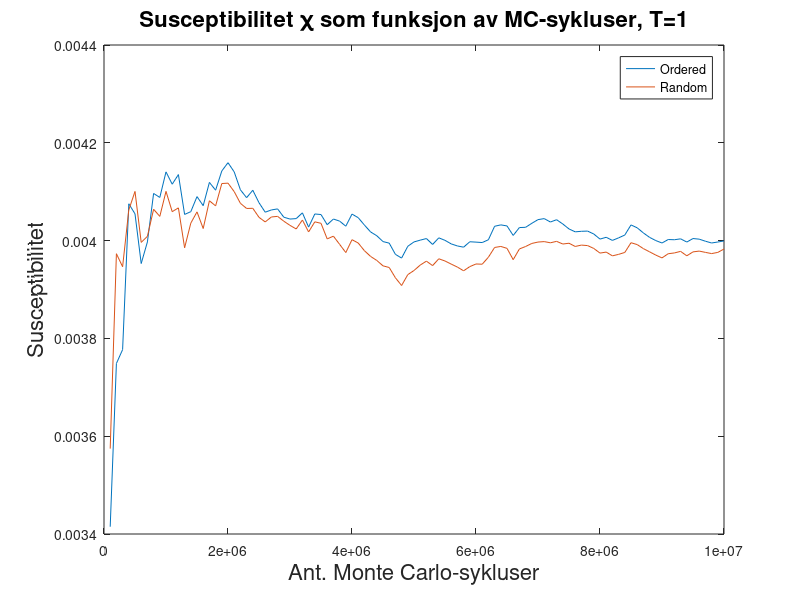
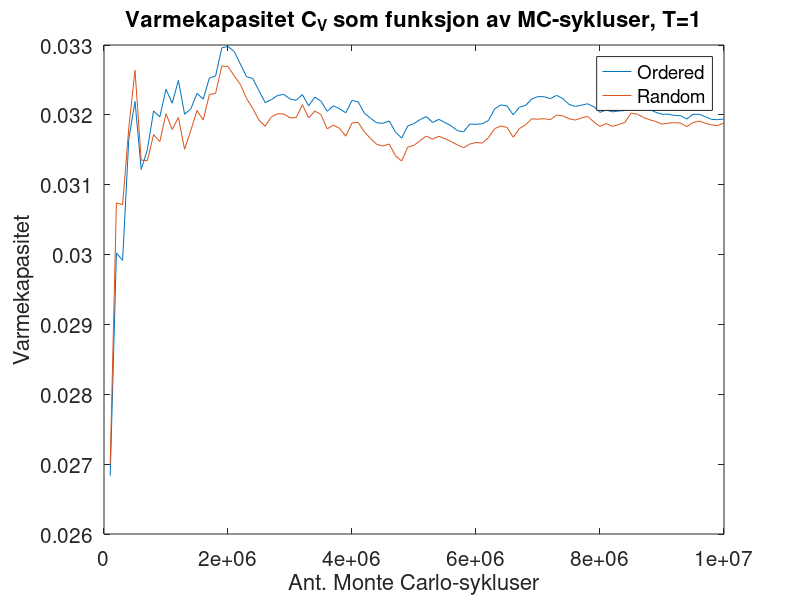
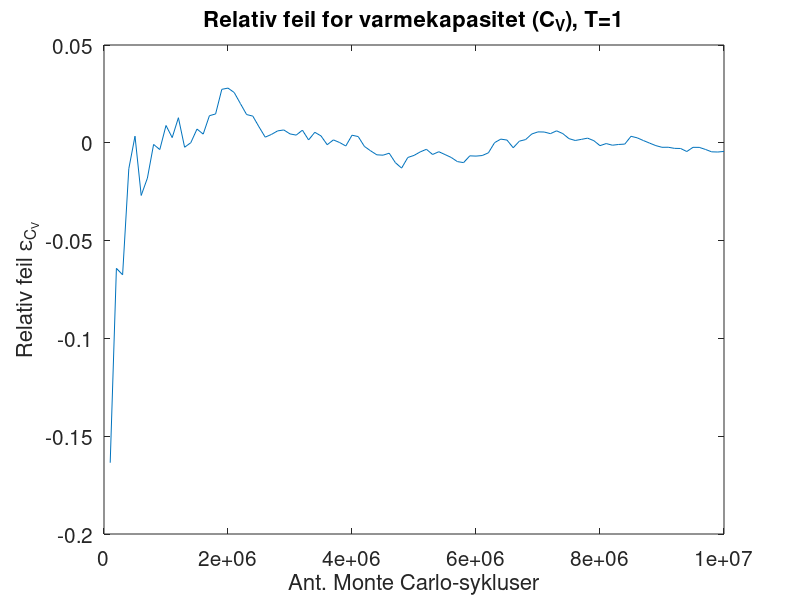
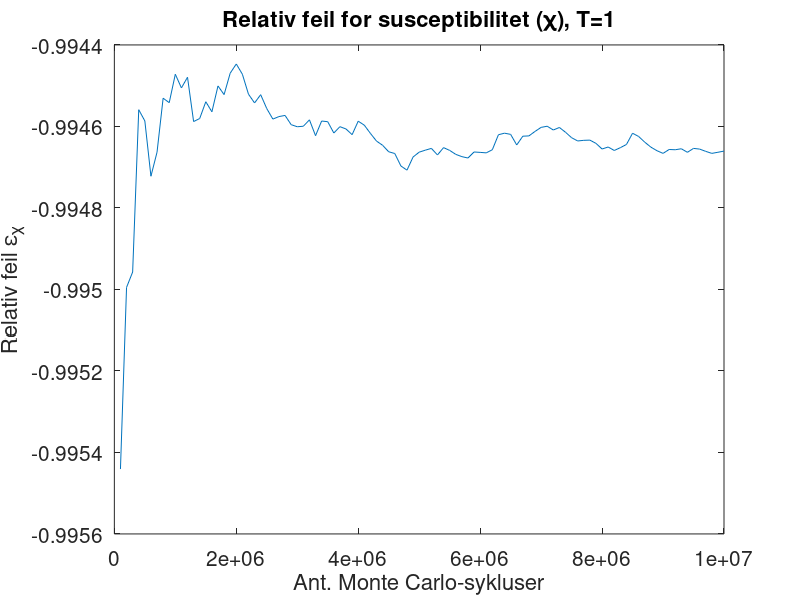

Reproduce these figures in MATLAB, in order.
MC = [100000, 200000, 300000, 400000, 500000, 600000, 700000, 800000, 900000, 1e+06, 1.1e+06, 1.2e+06, 1.3e+06, 1.4e+06, 1.5e+06, 1.6e+06, 1.7e+06, 1.8e+06, 1.9e+06, 2e+06, 2.1e+06, 2.2e+06, 2.3e+06, 2.4e+06, 2.5e+06, 2.6e+06, 2.7e+06, 2.8e+06, 2.9e+06, 3e+06, 3.1e+06, 3.2e+06, 3.3e+06, 3.4e+06, 3.5e+06, 3.6e+06, 3.7e+06, 3.8e+06, 3.9e+06, 4e+06, 4.1e+06, 4.2e+06, 4.3e+06, 4.4e+06, 4.5e+06, 4.6e+06, 4.7e+06, 4.8e+06, 4.9e+06, 5e+06, 5.1e+06, 5.2e+06, 5.3e+06, 5.4e+06, 5.5e+06, 5.6e+06, 5.7e+06, 5.8e+06, 5.9e+06, 6e+06, 6.1e+06, 6.2e+06, 6.3e+06, 6.4e+06, 6.5e+06, 6.6e+06, 6.7e+06, 6.8e+06, 6.9e+06, 7e+06, 7.1e+06, 7.2e+06, 7.3e+06, 7.4e+06, 7.5e+06, 7.6e+06, 7.7e+06, 7.8e+06, 7.9e+06, 8e+06, 8.1e+06, 8.2e+06, 8.3e+06, 8.4e+06, 8.5e+06, 8.6e+06, 8.7e+06, 8.8e+06, 8.9e+06, 9e+06, 9.1e+06, 9.2e+06, 9.3e+06, 9.4e+06, 9.5e+06, 9.6e+06, 9.7e+06, 9.8e+06, 9.9e+06, 1e+07, ];
e_var = [0.0268348, 0.0300234, 0.0299172, 0.0316571, 0.032191, 0.0312188, 0.0315034, 0.0320555, 0.0319714, 0.0323663, 0.0321678, 0.0324937, 0.0320096, 0.032084, 0.0323078, 0.0322248, 0.0325265, 0.0325557, 0.0329592, 0.0329797, 0.0329073, 0.0327255, 0.0325457, 0.0325203, 0.032344, 0.032175, 0.0322193, 0.0322775, 0.0322932, 0.0322282, 0.0322084, 0.0322896, 0.0321292, 0.0322547, 0.0321955, 0.0320511, 0.0321298, 0.032087, 0.03203, 0.0322069, 0.0321848, 0.0320233, 0.0319508, 0.0318853, 0.0318793, 0.0319117, 0.0317563, 0.0316671, 0.0318417, 0.0318754, 0.0319329, 0.0319758, 0.0318909, 0.031936, 0.0318896, 0.0318421, 0.0317738, 0.0317574, 0.0318685, 0.0318643, 0.0318733, 0.031918, 0.0320852, 0.0321427, 0.0321272, 0.0320012, 0.0321096, 0.0321352, 0.032227, 0.0322615, 0.0322592, 0.0322326, 0.0322787, 0.0322332, 0.0321506, 0.0321205, 0.0321388, 0.0321587, 0.0321175, 0.0320356, 0.0320698, 0.0320429, 0.032055, 0.0320612, 0.0321891, 0.0321639, 0.0321192, 0.0320772, 0.0320363, 0.0320086, 0.0320096, 0.0319914, 0.0319891, 0.0319394, 0.0320081, 0.0320074, 0.0319738, 0.0319344, 0.0319312, 0.0319408, ];
m_var = [0.00341489, 0.00374872, 0.00377703, 0.0040753, 0.00405472, 0.00395312, 0.00399726, 0.00409643, 0.00408827, 0.00414053, 0.00411534, 0.00413501, 0.00405353, 0.00405917, 0.00408996, 0.00407143, 0.004119, 0.00410311, 0.00414239, 0.00415935, 0.0041405, 0.00410387, 0.0040878, 0.00410298, 0.00407745, 0.0040581, 0.0040627, 0.00406483, 0.00404788, 0.00404406, 0.00404499, 0.00405676, 0.00402763, 0.00405447, 0.00405329, 0.00403251, 0.00404411, 0.00403988, 0.00402947, 0.00405422, 0.00404688, 0.00403185, 0.00401772, 0.00400992, 0.003998, 0.00399485, 0.0039719, 0.00396425, 0.00398843, 0.00399729, 0.00400091, 0.00400421, 0.00399215, 0.00400564, 0.00400052, 0.00399327, 0.00398907, 0.00398656, 0.00399764, 0.0039969, 0.00399601, 0.00400175, 0.0040293, 0.00403215, 0.00403001, 0.00401057, 0.00402667, 0.00402719, 0.00403536, 0.00404287, 0.00404498, 0.00403802, 0.00404272, 0.00403396, 0.00402385, 0.00401793, 0.00401903, 0.00401946, 0.00401344, 0.0040031, 0.00400678, 0.00400041, 0.00400561, 0.0040114, 0.00403206, 0.00402615, 0.00401568, 0.00400658, 0.00400004, 0.00399509, 0.0040022, 0.00400177, 0.00400361, 0.00399703, 0.00400422, 0.00400296, 0.00399875, 0.00399513, 0.00399712, 0.00399928, ];
mean_mag = [0.99887, 0.998748, 0.998745, 0.998659, 0.998651, 0.998688, 0.998675, 0.998647, 0.99865, 0.998633, 0.998641, 0.998631, 0.998655, 0.998653, 0.998643, 0.998648, 0.998633, 0.998635, 0.99862, 0.998617, 0.998622, 0.998632, 0.998638, 0.998636, 0.998644, 0.998651, 0.998649, 0.998648, 0.99865, 0.998652, 0.998652, 0.998649, 0.998657, 0.99865, 0.998651, 0.998658, 0.998654, 0.998656, 0.998659, 0.998651, 0.998652, 0.998658, 0.998662, 0.998665, 0.998667, 0.998667, 0.998674, 0.998677, 0.998669, 0.998667, 0.998665, 0.998664, 0.998668, 0.998665, 0.998666, 0.998669, 0.998671, 0.998671, 0.998667, 0.998668, 0.998667, 0.998666, 0.998657, 0.998656, 0.998656, 0.998662, 0.998657, 0.998657, 0.998653, 0.998652, 0.998651, 0.998653, 0.998651, 0.998654, 0.998657, 0.998659, 0.998658, 0.998658, 0.998659, 0.998663, 0.998662, 0.998663, 0.998662, 0.998661, 0.998655, 0.998656, 0.998659, 0.998661, 0.998663, 0.998665, 0.998664, 0.998664, 0.998664, 0.998666, 0.998663, 0.998663, 0.998665, 0.998666, 0.998666, 0.998665, ];
time_used = [0.069621, 0.142336, 0.212596, 0.279609, 0.344169, 0.408298, 0.475745, 0.543918, 0.610429, 0.681202, 0.751358, 0.818808, 0.884417, 0.950249, 1.02004, 1.08954, 1.15995, 1.22675, 1.292, 1.35673, 1.42203, 1.48812, 1.55105, 1.61881, 1.68611, 1.75195, 1.82125, 1.88994, 1.95276, 2.01558, 2.08469, 2.1507, 2.21825, 2.28325, 2.34694, 2.41518, 2.47793, 2.54052, 2.60354, 2.66866, 2.73471, 2.80048, 2.86346, 2.92628, 2.99034, 3.05613, 3.12526, 3.19075, 3.25879, 3.32755, 3.39093, 3.45398, 3.51994, 3.58589, 3.65181, 3.71667, 3.78542, 3.85575, 3.9191, 3.98724, 4.05332, 4.11869, 4.18467, 4.25214, 4.31813, 4.3842, 4.4501, 4.51793, 4.58333, 4.64889, 4.71429, 4.77868, 4.84725, 4.91264, 4.97531, 5.04298, 5.11347, 5.18032, 5.24646, 5.31348, 5.38291, 5.44883, 5.51455, 5.58262, 5.64867, 5.71615, 5.78546, 5.84828, 5.91732, 5.98653, 6.05971, 6.129, 6.1982, 6.26515, 6.33045, 6.39907, 6.46664, 6.53297, 6.59978, 6.67068, ];
accepted_states = [0.00682, 0.00434, 0.00260667, 0.00224, 0.001796, 0.0011, 0.00122, 0.0010725, 0.000875556, 0.00089, 0.000687273, 0.000731667, 0.000518462, 0.000612857, 0.000574667, 0.00048375, 0.000557647, 0.000448889, 0.000507368, 0.000408, 0.000358095, 0.000348182, 0.000309565, 0.000326667, 0.0002856, 0.000286923, 0.000312593, 0.000301429, 0.000281379, 0.000256667, 0.000263871, 0.000285, 0.00019697, 0.000260588, 0.000216, 0.000184444, 0.000231892, 0.000202105, 0.000190769, 0.0002425, 0.000197561, 0.00015619, 0.000165581, 0.000167273, 0.000180889, 0.000172174, 0.000137021, 0.0001425, 0.000195918, 0.0001728, 0.000169412, 0.000166538, 0.000133585, 0.000155185, 0.000135636, 0.000132857, 0.000127018, 0.00012931, 0.000149831, 0.000136, 0.00013541, 0.000147097, 0.000167937, 0.000136562, 0.000121538, 8.72727e-05, 0.000145672, 0.000125, 0.000138551, 0.000121429, 0.00011831, 0.000105556, 0.000121096, 0.000106216, 9.78667e-05, 9.73684e-05, 0.000107792, 0.000106154, 8.91139e-05, 8.35e-05, 0.000105679, 8.92683e-05, 0.000100482, 0.000100238, 0.000125176, 8.7907e-05, 8.16092e-05, 8.40909e-05, 8.29213e-05, 7.88889e-05, 9.45055e-05, 8.56522e-05, 8.47312e-05, 7.3617e-05, 9.72632e-05, 8.64583e-05, 7.4433e-05, 7.36735e-05, 7.93939e-05, 8.64e-05, ];
probability = [-8, -8, -8, -8, -8, -8, -8, -8, -8, -8, -8, -8, -8, -8, -8, -8, -8, -8, -8, -8, -8, -8, -8, -8, -8, -8, -8, -8, -8, -8, -8, -8, -8, -8, -8, -8, -8, -8, -8, -8, -8, -8, -8, -8, -8, -8, -8, -8, -8, -8, -8, -8, -8, -8, -8, -8, -8, -8, -8, -8, -8, -8, -8, -8, -8, -8, -8, -8, -8, -8, -8, -8, -8, -8, -8, -8, -8, -8, -8, -8, -8, -8, -8, -8, -8, -8, -8, -8, -8, -8, -8, -8, -8, -8, -8, -8, -8, -8, -8, -8, ];
avg_energy = [-7.98656, -7.98496, -7.98501, -7.98414, -7.98387, -7.98436, -7.98422, -7.98394, -7.98398, -7.98378, -7.98388, -7.98372, -7.98396, -7.98393, -7.98381, -7.98386, -7.9837, -7.98369, -7.98349, -7.98348, -7.98351, -7.9836, -7.98369, -7.98371, -7.9838, -7.98388, -7.98386, -7.98383, -7.98382, -7.98385, -7.98386, -7.98382, -7.9839, -7.98384, -7.98387, -7.98394, -7.9839, -7.98392, -7.98395, -7.98386, -7.98388, -7.98396, -7.98399, -7.98403, -7.98403, -7.98401, -7.98409, -7.98414, -7.98405, -7.98403, -7.984, -7.98398, -7.98402, -7.984, -7.98402, -7.98405, -7.98408, -7.98409, -7.98403, -7.98404, -7.98403, -7.98401, -7.98393, -7.9839, -7.9839, -7.98397, -7.98391, -7.9839, -7.98385, -7.98384, -7.98384, -7.98385, -7.98383, -7.98385, -7.98389, -7.98391, -7.9839, -7.98389, -7.98391, -7.98395, -7.98393, -7.98395, -7.98394, -7.98394, -7.98387, -7.98389, -7.98391, -7.98393, -7.98395, -7.98396, -7.98396, -7.98397, -7.98397, -7.984, -7.98396, -7.98396, -7.98398, -7.984, -7.984, -7.984, ];

ran_e_var = [0.0269943, 0.0307407, 0.0307141, 0.0318165, 0.0326372, 0.0313517, 0.0313441, 0.0317169, 0.0316173, 0.0320157, 0.0317911, 0.0319626, 0.0315069, 0.0317766, 0.0320635, 0.031926, 0.0322922, 0.0323078, 0.0326992, 0.0326929, 0.0325582, 0.0324358, 0.0322339, 0.0320887, 0.0319233, 0.0318379, 0.0319714, 0.0320157, 0.0320129, 0.0319572, 0.0319617, 0.0321452, 0.0319553, 0.0320532, 0.0320043, 0.0317988, 0.0318542, 0.031806, 0.0316949, 0.0318842, 0.0318932, 0.0317539, 0.0316617, 0.0315774, 0.0315535, 0.0315826, 0.0314172, 0.0313384, 0.0315392, 0.0315631, 0.0316329, 0.031697, 0.0316504, 0.031694, 0.0316579, 0.0316173, 0.0315698, 0.0315294, 0.0315822, 0.031604, 0.0315964, 0.0316713, 0.031802, 0.0318414, 0.0318208, 0.0316801, 0.0318028, 0.0318587, 0.0319429, 0.0319383, 0.031945, 0.0319316, 0.0319971, 0.0319855, 0.0319445, 0.0319255, 0.0319546, 0.0319789, 0.0318997, 0.0318344, 0.031875, 0.031835, 0.0318611, 0.0318905, 0.0320241, 0.0320101, 0.0319635, 0.0319306, 0.0319056, 0.031867, 0.0318817, 0.0318875, 0.0318829, 0.0318309, 0.031889, 0.0319111, 0.0318802, 0.0318563, 0.0318475, 0.0318834, ];
ran_m_var = [0.00357462, 0.00397319, 0.00394657, 0.00406279, 0.00410054, 0.00399635, 0.00400871, 0.00406406, 0.00404953, 0.00410068, 0.00405917, 0.00406692, 0.00398531, 0.00403571, 0.00405874, 0.00402471, 0.00408147, 0.004071, 0.0041167, 0.00411749, 0.00410017, 0.00407626, 0.00406573, 0.00406606, 0.00404759, 0.00403821, 0.00404834, 0.00404956, 0.00403968, 0.00403115, 0.0040238, 0.00404213, 0.00401769, 0.00403837, 0.00403537, 0.00400346, 0.00400909, 0.00399239, 0.00397554, 0.00400188, 0.00399509, 0.00397938, 0.00396765, 0.00395939, 0.00394839, 0.00394501, 0.00392398, 0.00390817, 0.00393043, 0.00393887, 0.0039499, 0.003958, 0.00394888, 0.00396281, 0.00395829, 0.00395196, 0.00394586, 0.00393825, 0.00394678, 0.0039522, 0.00395173, 0.00396606, 0.00398595, 0.00398808, 0.00398416, 0.00396103, 0.00398294, 0.00398792, 0.00399419, 0.00399703, 0.00399795, 0.00399553, 0.00399848, 0.00399301, 0.00399462, 0.00398803, 0.00399081, 0.00398981, 0.00398393, 0.00397445, 0.00397651, 0.00396881, 0.00397186, 0.00397579, 0.00399569, 0.00399183, 0.00398359, 0.00397701, 0.00397035, 0.00396462, 0.00397316, 0.00397478, 0.00397798, 0.00396891, 0.00397693, 0.00397855, 0.00397592, 0.00397345, 0.00397587, 0.00398282, ];
ran_mean_mag = [0.99884, 0.998695, 0.9987, 0.998657, 0.998634, 0.998678, 0.998676, 0.998659, 0.998664, 0.998647, 0.998659, 0.998654, 0.998677, 0.998663, 0.998653, 0.998662, 0.998644, 0.998646, 0.99863, 0.99863, 0.998636, 0.998642, 0.998648, 0.998651, 0.998658, 0.998661, 0.998657, 0.998656, 0.998657, 0.99866, 0.998661, 0.998654, 0.998662, 0.998657, 0.998658, 0.998668, 0.998666, 0.998669, 0.998675, 0.998666, 0.998667, 0.998673, 0.998677, 0.99868, 0.998682, 0.998682, 0.998689, 0.998693, 0.998685, 0.998683, 0.99868, 0.998677, 0.99868, 0.998677, 0.998678, 0.99868, 0.998682, 0.998684, 0.998682, 0.998681, 0.998681, 0.998677, 0.998671, 0.99867, 0.998671, 0.998677, 0.998671, 0.998669, 0.998666, 0.998666, 0.998666, 0.998666, 0.998665, 0.998666, 0.998666, 0.998668, 0.998667, 0.998666, 0.998669, 0.998672, 0.998671, 0.998673, 0.998672, 0.998671, 0.998664, 0.998665, 0.998668, 0.99867, 0.998671, 0.998673, 0.998671, 0.998671, 0.99867, 0.998673, 0.99867, 0.99867, 0.998671, 0.998672, 0.998671, 0.99867, ];
ran_accepted_states = [0.00681, 0.00434, 0.00260667, 0.00224, 0.001796, 0.0011, 0.00122, 0.0010725, 0.000875556, 0.00089, 0.000687273, 0.000731667, 0.000518462, 0.000612857, 0.000574667, 0.00048375, 0.000557647, 0.000448889, 0.000507368, 0.000408, 0.000358095, 0.000348182, 0.000309565, 0.000326667, 0.0002856, 0.000286923, 0.000312593, 0.000301429, 0.000281379, 0.000256667, 0.000263871, 0.000285, 0.00019697, 0.000260588, 0.000216, 0.000184444, 0.000231892, 0.000202105, 0.000190769, 0.0002425, 0.000197561, 0.00015619, 0.000165581, 0.000167273, 0.000180889, 0.000172174, 0.000137021, 0.0001425, 0.000195918, 0.0001728, 0.000169412, 0.000166538, 0.000133585, 0.000155185, 0.000135636, 0.000132857, 0.000127018, 0.00012931, 0.000149831, 0.000136, 0.00013541, 0.000147097, 0.000167937, 0.000136562, 0.000121538, 8.72727e-05, 0.000145672, 0.000125, 0.000138551, 0.000121429, 0.00011831, 0.000105556, 0.000121096, 0.000106216, 9.78667e-05, 9.73684e-05, 0.000107792, 0.000106154, 8.91139e-05, 8.35e-05, 0.000105679, 8.92683e-05, 0.000100482, 0.000100238, 0.000125176, 8.7907e-05, 8.16092e-05, 8.40909e-05, 8.29213e-05, 7.88889e-05, 9.45055e-05, 8.56522e-05, 8.47312e-05, 7.3617e-05, 9.72632e-05, 8.64583e-05, 7.4433e-05, 7.36735e-05, 7.93939e-05, 8.64e-05, ];
ran_probability = [0, -8, -8, -8, -8, -8, -8, -8, -8, -8, -8, -8, -8, -8, -8, -8, -8, -8, -8, -8, -8, -8, -8, -8, -8, -8, -8, -8, -8, -8, -8, -8, -8, -8, -8, -8, -8, -8, -8, -8, -8, -8, -8, -8, -8, -8, -8, -8, -8, -8, -8, -8, -8, -8, -8, -8, -8, -8, -8, -8, -8, -8, -8, -8, -8, -8, -8, -8, -8, -8, -8, -8, -8, -8, -8, -8, -8, -8, -8, -8, -8, -8, -8, -8, -8, -8, -8, -8, -8, -8, -8, -8, -8, -8, -8, -8, -8, -8, -8, -8, ];
ran_avg_energy = [-1.99662, -1.99615, -1.99615, -1.99602, -1.99591, -1.99607, -1.99607, -1.99603, -1.99604, -1.99599, -1.99602, -1.996, -1.99605, -1.99602, -1.99598, -1.996, -1.99596, -1.99595, -1.9959, -1.99591, -1.99592, -1.99594, -1.99596, -1.99598, -1.996, -1.99601, -1.996, -1.99599, -1.99599, -1.996, -1.996, -1.99597, -1.996, -1.99599, -1.99599, -1.99602, -1.99601, -1.99602, -1.99603, -1.99601, -1.99601, -1.99602, -1.99603, -1.99605, -1.99605, -1.99604, -1.99607, -1.99608, -1.99605, -1.99605, -1.99604, -1.99603, -1.99604, -1.99603, -1.99604, -1.99604, -1.99605, -1.99605, -1.99605, -1.99604, -1.99604, -1.99603, -1.99602, -1.99601, -1.99602, -1.99603, -1.99602, -1.99601, -1.996, -1.996, -1.996, -1.996, -1.99599, -1.99599, -1.996, -1.996, -1.996, -1.996, -1.99601, -1.99601, -1.99601, -1.99601, -1.99601, -1.99601, -1.99599, -1.99599, -1.996, -1.996, -1.996, -1.99601, -1.99601, -1.99601, -1.99601, -1.99601, -1.99601, -1.996, -1.99601, -1.99601, -1.99601, -1.99601, ];

sh = sinh(8);
ch = cosh(8);
energy_analytical = (-8*sh) / (ch + 3);
heat_capacity_analytical = 64*( ch / (ch + 3) - sh*sh / ( (ch + 3)^2) );
z = 4*ch + 12;
susceptibility_analytical = 1/z*( 32*exp(8) + 32 )/4 - (1/(z^2))*( 8*exp(8)+16 )^2 /16
mean_mag_analytical = (( (1/(4*ch + 12)) * ( 8*exp(8) + 16 ) )^2) /16

diff_e = (e_var*4 - heat_capacity_analytical)./heat_capacity_analytical;
diff_m = (m_var*4 - susceptibility_analytical)./susceptibility_analytical;
diff_energy = (avg_energy - energy_analytical)./energy_analytical;

std(e_var)
std(m_var)
std(mean_mag)
std(avg_energy)

%Plotting results
figure(1)
plot(MC, m_var, MC, ran_m_var)
legend('Ordered','Random')
title('Susceptibilitet \chi som funksjon av MC-sykluser, T=1','FontSize',16)
xlabel('Ant. Monte Carlo-sykluser','FontSize',16)
ylabel('Susceptibilitet','FontSize',16)
set(0,'DefaultAxesFontSize',15)


figure(2)
plot(MC, e_var, MC, ran_e_var)
legend('Ordered','Random')
title('Varmekapasitet C_V som funksjon av MC-sykluser, T=1','FontSize',16)
xlabel('Ant. Monte Carlo-sykluser','FontSize',16)
ylabel('Varmekapasitet','FontSize',16)

figure(3)
plot(MC,diff_e)
title('Relativ feil for varmekapasitet (C_V), T=1','FontSize',16)
xlabel('Ant. Monte Carlo-sykluser','FontSize',16)
ylabel('Relativ feil \epsilon_{C_V}','FontSize',16)

figure(4)
plot(MC,diff_m)
title('Relativ feil for susceptibilitet (\chi), T=1','FontSize',16)
xlabel('Ant. Monte Carlo-sykluser','FontSize',16)
ylabel('Relativ feil \epsilon_{\chi}','FontSize',16)

%figure(5)
%plot(MC,avg_energy, MC, ran_avg_energy)
%title('Gjennomsnittlig energi som funksjon av MC-sykluser, T=1','FontSize',16)
%xlabel('Ant. Monte Carlo-sykluser','FontSize',16)
%ylabel('\langle E \rangle','FontSize',16)

figure(6)
plot(MC,diff_energy)
title('Relativ feil for gjennomsnittlig energi, T=1','FontSize',16)
xlabel('Ant. Monte Carlo-sykluser','FontSize',16)
ylabel('\epsilon_{\langle E \rangle}','FontSize',16)